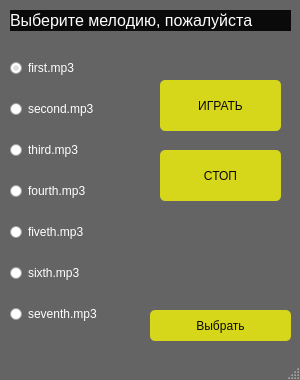
<?xml version="1.0" encoding="UTF-8"?>
<ui version="4.0">
 <class>MainWindow</class>
 <widget class="QMainWindow" name="MainWindow">
  <property name="geometry">
   <rect>
    <x>0</x>
    <y>0</y>
    <width>300</width>
    <height>380</height>
   </rect>
  </property>
  <property name="windowTitle">
   <string>Выбор мелодии</string>
  </property>
  <property name="styleSheet">
   <string notr="true">QMainWindow {
	color: rgb(255, 255, 255);
	background-color: rgba(10, 10, 10, 100);
}

QRadioButton {
	color: rgb(255, 255, 255);
}

QRadioButton::indicator {
    width: 13px;
    height: 13px;
}

QLabel {
	background-color: rgb(10, 10, 10);
	border-color: rgb(10, 10, 10);
	color: rgb(255, 255, 255);
}

QPushButton {
	color: rgb(10, 10, 10);
	background-color: rgb(214, 214, 27);
	border-style: solid;
	border-radius: 5px;
}

QPushButton:pressed {
	background-color: rgb(148, 139, 19);
}

QPushButton:hover {
	border: 1px solid rgb(160, 201, 255);
 	color: rgb(255, 255, 255);
}</string>
  </property>
  <widget class="QWidget" name="centralwidget">
   <widget class="QLabel" name="label">
    <property name="geometry">
     <rect>
      <x>10</x>
      <y>10</y>
      <width>281</width>
      <height>21</height>
     </rect>
    </property>
    <property name="font">
     <font>
      <pointsize>12</pointsize>
     </font>
    </property>
    <property name="text">
     <string>Выберите мелодию, пожалуйста</string>
    </property>
   </widget>
   <widget class="QPushButton" name="select_melody">
    <property name="geometry">
     <rect>
      <x>150</x>
      <y>310</y>
      <width>141</width>
      <height>31</height>
     </rect>
    </property>
    <property name="text">
     <string>Выбрать</string>
    </property>
   </widget>
   <widget class="QWidget" name="verticalLayoutWidget">
    <property name="geometry">
     <rect>
      <x>9</x>
      <y>40</y>
      <width>131</width>
      <height>301</height>
     </rect>
    </property>
    <layout class="QVBoxLayout" name="verticalLayout">
     <item>
      <widget class="QRadioButton" name="first">
       <property name="text">
        <string>first.mp3</string>
       </property>
       <property name="checked">
        <bool>true</bool>
       </property>
       <property name="autoExclusive">
        <bool>true</bool>
       </property>
       <attribute name="buttonGroup">
        <string notr="true">buttonGroup</string>
       </attribute>
      </widget>
     </item>
     <item>
      <widget class="QRadioButton" name="second">
       <property name="text">
        <string>second.mp3</string>
       </property>
       <attribute name="buttonGroup">
        <string notr="true">buttonGroup</string>
       </attribute>
      </widget>
     </item>
     <item>
      <widget class="QRadioButton" name="third">
       <property name="text">
        <string>third.mp3</string>
       </property>
       <attribute name="buttonGroup">
        <string notr="true">buttonGroup</string>
       </attribute>
      </widget>
     </item>
     <item>
      <widget class="QRadioButton" name="fourth">
       <property name="text">
        <string>fourth.mp3</string>
       </property>
       <attribute name="buttonGroup">
        <string notr="true">buttonGroup</string>
       </attribute>
      </widget>
     </item>
     <item>
      <widget class="QRadioButton" name="fiveth">
       <property name="text">
        <string>fiveth.mp3</string>
       </property>
       <attribute name="buttonGroup">
        <string notr="true">buttonGroup</string>
       </attribute>
      </widget>
     </item>
     <item>
      <widget class="QRadioButton" name="sixth">
       <property name="text">
        <string>sixth.mp3</string>
       </property>
       <attribute name="buttonGroup">
        <string notr="true">buttonGroup</string>
       </attribute>
      </widget>
     </item>
     <item>
      <widget class="QRadioButton" name="seventh">
       <property name="text">
        <string>seventh.mp3</string>
       </property>
       <attribute name="buttonGroup">
        <string notr="true">buttonGroup</string>
       </attribute>
      </widget>
     </item>
    </layout>
   </widget>
   <widget class="QPushButton" name="play">
    <property name="geometry">
     <rect>
      <x>160</x>
      <y>80</y>
      <width>121</width>
      <height>51</height>
     </rect>
    </property>
    <property name="text">
     <string>ИГРАТЬ</string>
    </property>
   </widget>
   <widget class="QPushButton" name="stop">
    <property name="geometry">
     <rect>
      <x>160</x>
      <y>150</y>
      <width>121</width>
      <height>51</height>
     </rect>
    </property>
    <property name="text">
     <string>СТОП</string>
    </property>
   </widget>
  </widget>
  <widget class="QStatusBar" name="statusbar"/>
 </widget>
 <resources/>
 <connections/>
 <buttongroups>
  <buttongroup name="buttonGroup"/>
 </buttongroups>
</ui>
